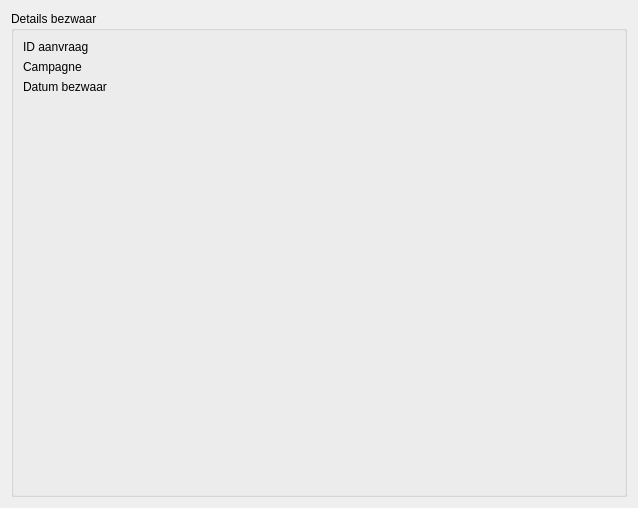
<?xml version="1.0" encoding="UTF-8"?>
<ui version="4.0">
 <class>DetailsObjection</class>
 <widget class="QWidget" name="DetailsObjection">
  <property name="geometry">
   <rect>
    <x>0</x>
    <y>0</y>
    <width>638</width>
    <height>508</height>
   </rect>
  </property>
  <property name="windowTitle">
   <string>Form</string>
  </property>
  <layout class="QVBoxLayout" name="verticalLayout">
   <item>
    <widget class="QGroupBox" name="groupBox">
     <property name="title">
      <string>Details bezwaar</string>
     </property>
     <layout class="QFormLayout" name="formLayout">
      <property name="fieldGrowthPolicy">
       <enum>QFormLayout::AllNonFixedFieldsGrow</enum>
      </property>
      <property name="labelAlignment">
       <set>Qt::AlignLeading|Qt::AlignLeft|Qt::AlignVCenter</set>
      </property>
      <item row="0" column="0">
       <widget class="QLabel" name="lb_id">
        <property name="text">
         <string>ID aanvraag</string>
        </property>
       </widget>
      </item>
      <item row="0" column="1">
       <widget class="ValueLabel" name="efw_id">
        <property name="text">
         <string/>
        </property>
       </widget>
      </item>
      <item row="1" column="0">
       <widget class="QLabel" name="lb_campagne">
        <property name="text">
         <string>Campagne</string>
        </property>
       </widget>
      </item>
      <item row="1" column="1">
       <widget class="ValueLabel" name="efw_campagne">
        <property name="text">
         <string/>
        </property>
       </widget>
      </item>
      <item row="2" column="0">
       <widget class="QLabel" name="lb_datum_bezwaar">
        <property name="text">
         <string>Datum bezwaar</string>
        </property>
       </widget>
      </item>
      <item row="2" column="1">
       <widget class="ValueLabel" name="efw_datum_bezwaar">
        <property name="text">
         <string/>
        </property>
       </widget>
      </item>
     </layout>
    </widget>
   </item>
  </layout>
 </widget>
 <customwidgets>
  <customwidget>
   <class>ValueLabel</class>
   <extends>QLabel</extends>
   <header>Erosiebezwaren/widgets/valuelabel.h</header>
  </customwidget>
 </customwidgets>
 <resources/>
 <connections/>
</ui>
